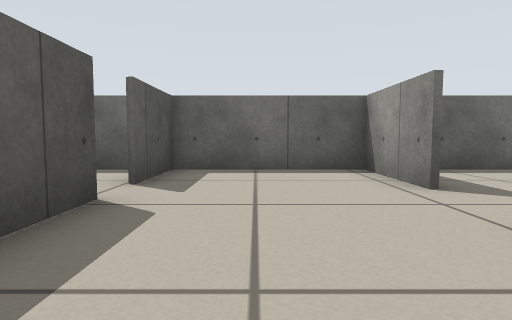
View 1 (above)

18 first-person views from a walk through a robot-simulator world made for Stage. The camera is 0.36 m above the floor, tilts 4° down and sees 75° across. The lines on the ground mark 1 m squares. The floor is counted in squares, 0.5 m on a side. Each view is taken from the middle of a square. On the plan, view 1 faces up. The plan holds only what a view shows up to about 10 squares ahead; the rest is blank. The robots in the file are not drawn.

View 2
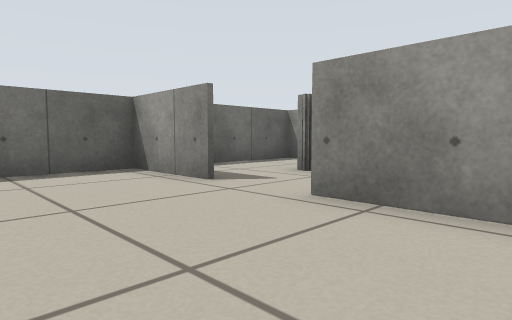

View 3
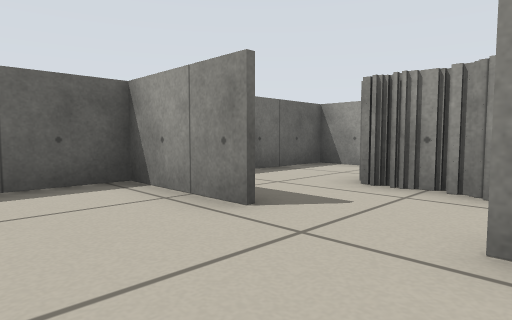

View 4
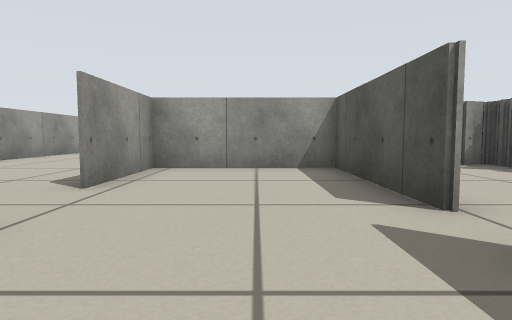

View 5
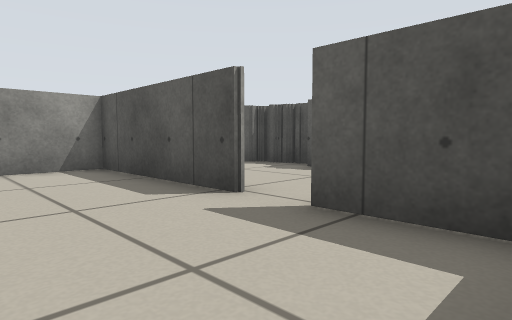

View 6
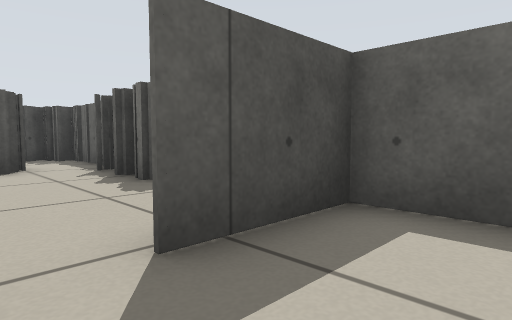

View 7
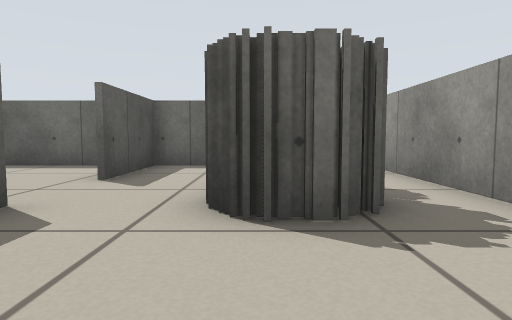

View 8
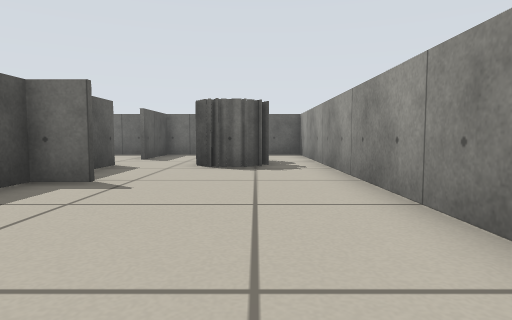

View 9
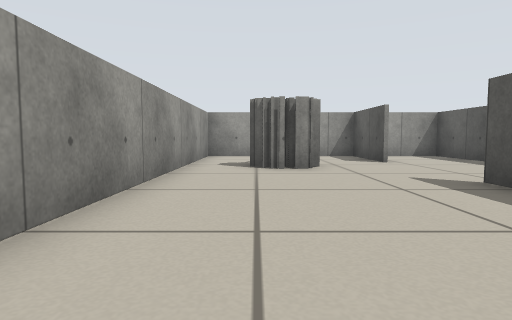

View 10
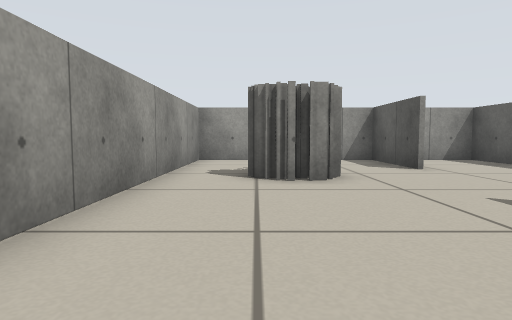

View 11
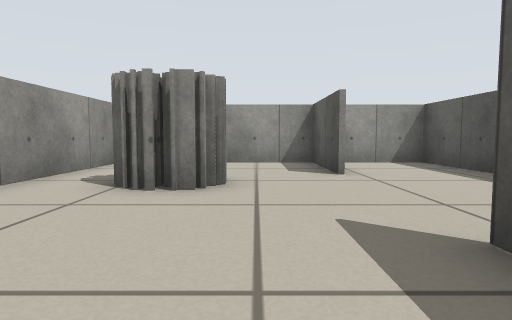

View 12
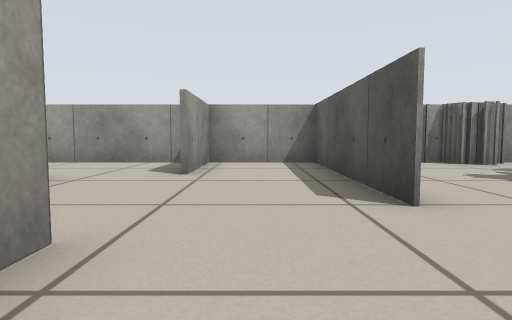

View 13
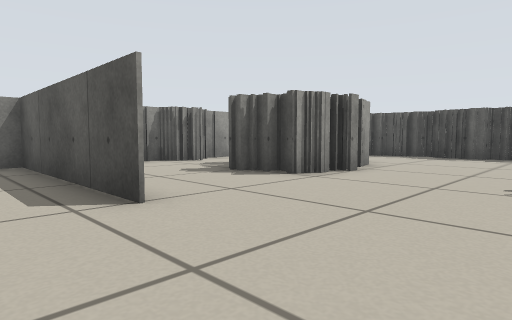

View 14
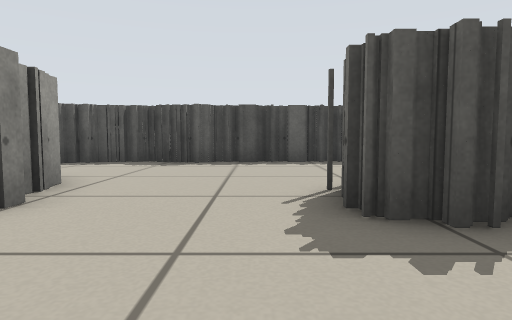

View 15
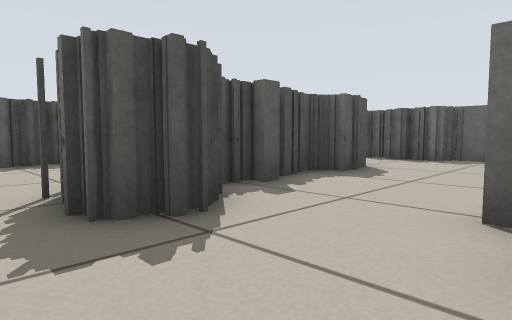

View 16
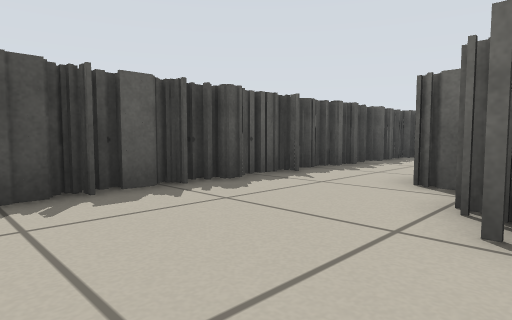

View 17
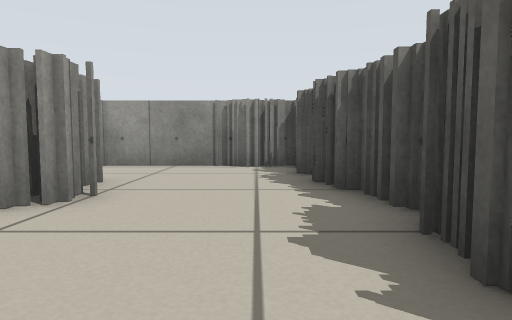

View 18
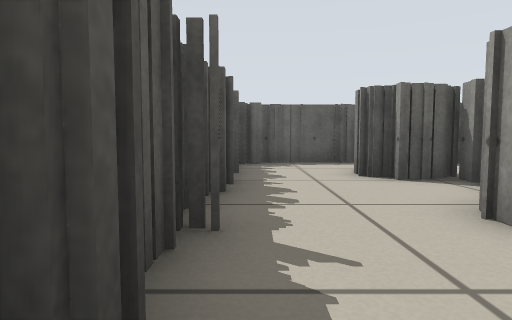

### Floor plan
Key: @ floor where view 1 was taken; # wall or solid block; x gap in a wall; . floor.
Columns run from 12 left of view 1 to 8 right of it. Each row starts with its distance up from view 1.
  8  ###   ##############
  7 ##.#####..#...#.....#
  6 #.........#...#.....#
  5 #..##.....x...#.....#
  4 #..####...x......# .#
  3 #....##...#......##.#
  2 #...  #...#...#..##.#
  1 #..#  #...#...#.....#
  0 #..####...#.@.#.....#
 -1 #...###...######....#
 -2 #....###..     .....#
 -3 #.....##...... .....#
 -4 #............. .....#
 -5 #.............#.....#
 -6 #...................#
 -7 #....####..#........#
 -8 #...##  #..#.....##.#
 -9 ##...#  #..#..... ..#
-10  #....  ...#..#.....#
-11  #.... x.. #..#.....#
-12  ###..###  #..#.....#
-13    ####    ##########

Where each view was taken, in squares from view 1:
view 1: 0 up, 0 right, facing up
view 2: 0 up, 1 left, facing up-right
view 3: 2 up, 0 right, facing up-right
view 4: 7 up, 0 right, facing down
view 5: 7 up, 1 right, facing down-left
view 6: 4 up, 0 right, facing up-left
view 7: 1 down, 5 right, facing up
view 8: 6 down, 6 right, facing up
view 9: 0 up, 6 right, facing down
view 10: 2 down, 6 right, facing down
view 11: 3 down, 4 right, facing down
view 12: 3 down, 1 right, facing down
view 13: 3 down, 1 right, facing down-left
view 14: 4 down, 2 left, facing left
view 15: 4 down, 2 left, facing up-left
view 16: 5 down, 7 left, facing up-left
view 17: 4 down, 10 left, facing down
view 18: 2 down, 11 left, facing up
